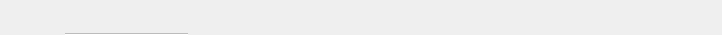
<?xml version="1.0" encoding="UTF-8"?>
<ui version="4.0">
 <class>TitleBar</class>
 <widget class="QWidget" name="TitleBar">
  <property name="geometry">
   <rect>
    <x>0</x>
    <y>0</y>
    <width>722</width>
    <height>33</height>
   </rect>
  </property>
  <property name="windowTitle">
   <string>Form</string>
  </property>
  <layout class="QHBoxLayout" name="horizontalLayout">
   <property name="spacing">
    <number>2</number>
   </property>
   <property name="leftMargin">
    <number>0</number>
   </property>
   <property name="topMargin">
    <number>0</number>
   </property>
   <property name="rightMargin">
    <number>20</number>
   </property>
   <property name="bottomMargin">
    <number>0</number>
   </property>
   <item>
    <widget class="QWidget" name="widgetLogo" native="true">
     <property name="minimumSize">
      <size>
       <width>43</width>
       <height>0</height>
      </size>
     </property>
     <property name="maximumSize">
      <size>
       <width>150</width>
       <height>16777215</height>
      </size>
     </property>
     <layout class="QHBoxLayout" name="horizontalLayout_2">
      <property name="spacing">
       <number>0</number>
      </property>
      <property name="leftMargin">
       <number>20</number>
      </property>
      <property name="topMargin">
       <number>0</number>
      </property>
      <property name="rightMargin">
       <number>0</number>
      </property>
      <property name="bottomMargin">
       <number>0</number>
      </property>
     </layout>
    </widget>
   </item>
   <item>
    <spacer name="horizontalSpacer_3">
     <property name="orientation">
      <enum>Qt::Horizontal</enum>
     </property>
     <property name="sizeType">
      <enum>QSizePolicy::Fixed</enum>
     </property>
     <property name="sizeHint" stdset="0">
      <size>
       <width>20</width>
       <height>20</height>
      </size>
     </property>
    </spacer>
   </item>
   <item>
    <layout class="QVBoxLayout" name="verticalLayout_3">
     <property name="spacing">
      <number>0</number>
     </property>
     <property name="bottomMargin">
      <number>0</number>
     </property>
     <item>
      <spacer name="verticalSpacer_3">
       <property name="orientation">
        <enum>Qt::Vertical</enum>
       </property>
       <property name="sizeHint" stdset="0">
        <size>
         <width>20</width>
         <height>5</height>
        </size>
       </property>
      </spacer>
     </item>
     <item>
      <widget class="QTabBar" name="tabWidget" native="true">
       <property name="minimumSize">
        <size>
         <width>0</width>
         <height>35</height>
        </size>
       </property>
      </widget>
     </item>
    </layout>
   </item>
   <item>
    <spacer name="horizontalSpacer">
     <property name="orientation">
      <enum>Qt::Horizontal</enum>
     </property>
     <property name="sizeHint" stdset="0">
      <size>
       <width>0</width>
       <height>20</height>
      </size>
     </property>
    </spacer>
   </item>
   <item>
    <layout class="QVBoxLayout" name="verticalLayout">
     <item>
      <widget class="QLabel" name="lblBalance">
       <property name="minimumSize">
        <size>
         <width>20</width>
         <height>0</height>
        </size>
       </property>
       <property name="font">
        <font>
         <pointsize>17</pointsize>
        </font>
       </property>
       <property name="text">
        <string/>
       </property>
       <property name="alignment">
        <set>Qt::AlignRight|Qt::AlignTrailing|Qt::AlignVCenter</set>
       </property>
      </widget>
     </item>
    </layout>
   </item>
  </layout>
 </widget>
 <customwidgets>
  <customwidget>
   <class>QTabBar</class>
   <extends>QWidget</extends>
   <header>qtabbar.h</header>
  </customwidget>
 </customwidgets>
 <resources/>
 <connections/>
</ui>
